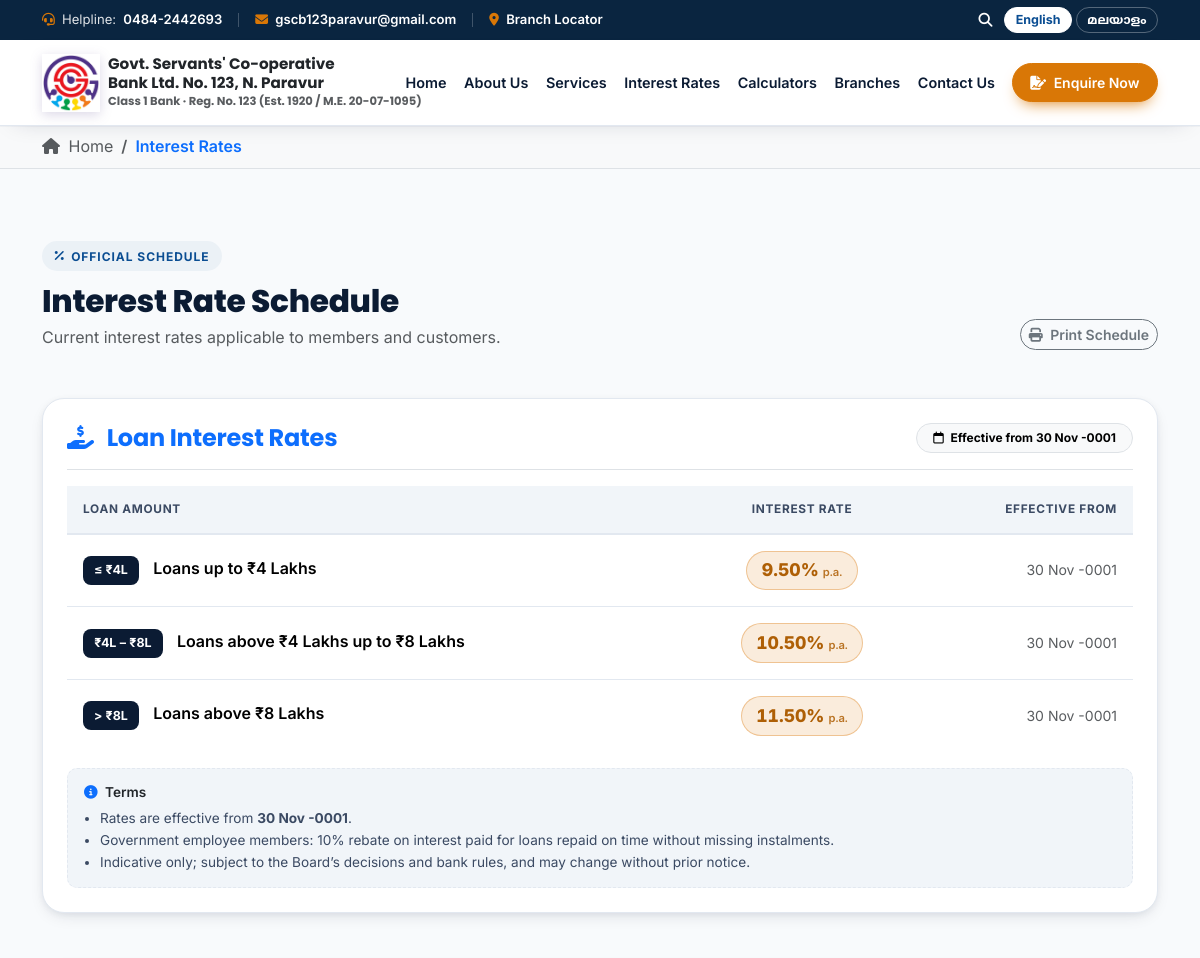
/interest-rates (upper part), run on an earlier commit of the app's database.
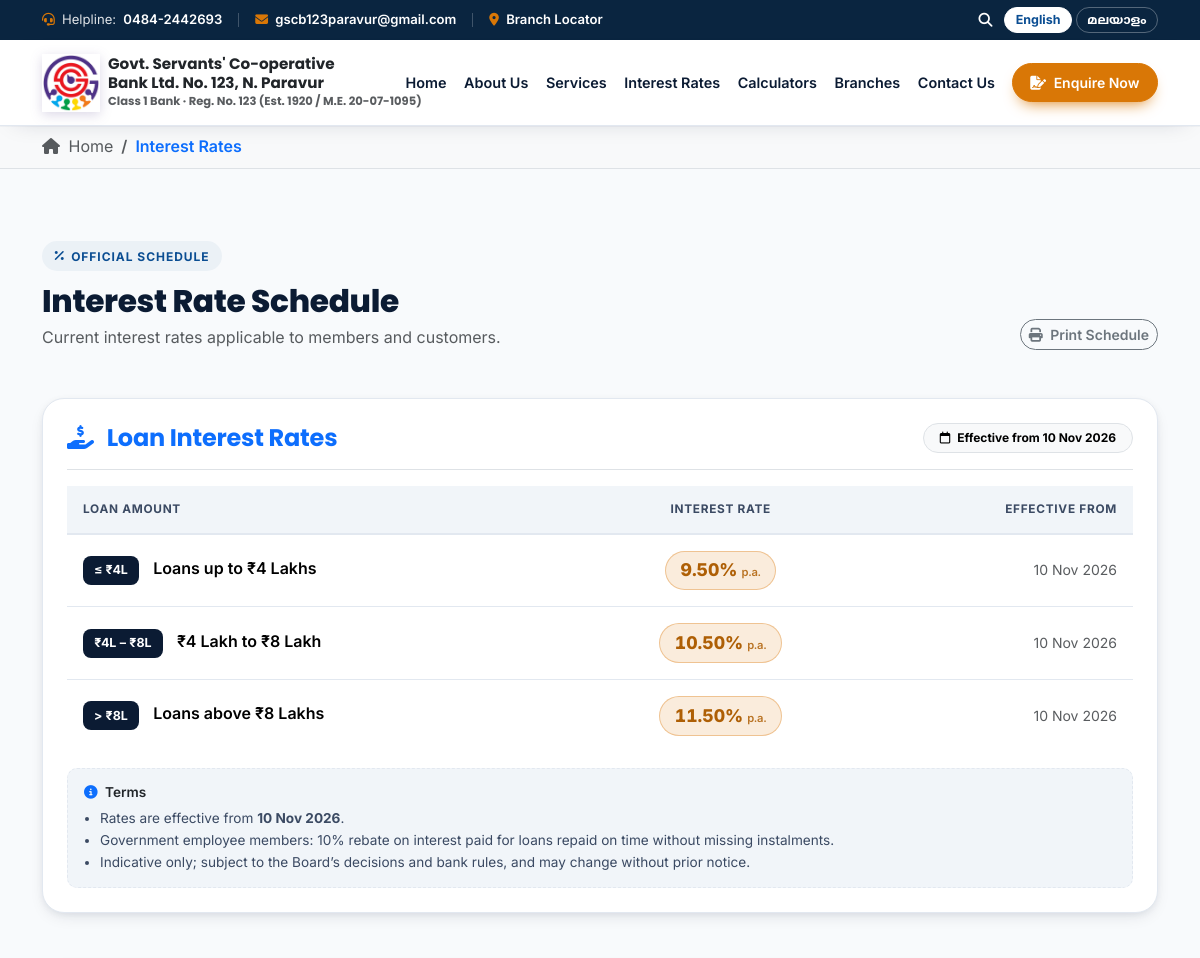
And on a later commit of the database.
### tables this page shows
CREATE TABLE `product_rates` (
    `id` INT UNSIGNED AUTO_INCREMENT PRIMARY KEY,
    `client_slug` VARCHAR(60) NOT NULL,
    `product_id` INT UNSIGNED NULL,
    `category_type` ENUM('deposit', 'loan') NOT NULL,
    `tenure_label_en` VARCHAR(100) NOT NULL,
    `tenure_label_ml` VARCHAR(100) NOT NULL,
    `general_rate` DECIMAL(5, 2) NOT NULL,
    `senior_rate` DECIMAL(5, 2) NULL,
    `effective_from` DATE NOT NULL,
    `effective_to` DATE NULL,
    `is_active` TINYINT(1) DEFAULT 1,
    `sort_order` INT DEFAULT 0,
    `notes_en` VARCHAR(255) NULL,
    `notes_ml` VARCHAR(255) NULL,
    `created_at` DATETIME DEFAULT CURRENT_TIMESTAMP,
    `updated_at` DATETIME DEFAULT CURRENT_TIMESTAMP ON UPDATE CURRENT_TIMESTAMP,
    FOREIGN KEY (`product_id`) REFERENCES `products`(`id`) ON DELETE SET NULL,
    INDEX `idx_rates_lookup` (`client_slug`, `category_type`, `is_active`, `effective_from`)
);

### core/View.php (called while the page is built, shortened)
<?php
class View
{
    private string $viewsPath;
    private static array $shared = [];
    public function __construct()
    {
        $this->viewsPath = dirname(__DIR__) . '/app/Views';
    }
    public static function share(string|array $key, mixed $value = null): void
    {
        if (is_array($key)) {
            self::$shared = array_merge(self::$shared, $key);
        } else {
            self::$shared[$key] = $value;
        }
    }
    public function render(string $template, array $data = [], ?string $layout = 'main'): string
    {
        $viewFile = $this->resolvePath($template);
        $allData = array_merge(self::$shared, $data);
        extract($allData, EXTR_SKIP);
        include $viewFile;
        return ob_get_clean();
    }
    private function resolvePath(string $template): string
    {
        return $this->viewsPath . '/' . ltrim($template, '/') . '.php';
    }
}

### app/Controllers/RateController.php (called while the page is built, shortened)
<?php
class RateController
{
    public function index(Request $request): Response
    {
        $clientSlug = client_slug();
        $depositRates = Database::fetchAll(
            "SELECT * FROM product_rates
             WHERE client_slug = ? AND category_type = 'deposit' AND is_active = 1
             ORDER BY sort_order ASC, general_rate ASC",
            [$clientSlug]
        );
        $loanRates = Database::fetchAll(
            "SELECT * FROM product_rates
             WHERE client_slug = ? AND category_type = 'loan' AND is_active = 1
             ORDER BY sort_order ASC, general_rate ASC",
            [$clientSlug]
        );
        $response = new Response();
        return $response->view('pages/rates', [
            'meta_title' => __('nav_rates'),
            'deposit_rates' => $depositRates,
            'loan_rates' => $loanRates,
        ]);
    }
}

### core/Router.php (called while the page is built, shortened)
<?php
class Router
{
    private array $routes = [];
    private array $groupStack = [];
    public function group(array $attributes, callable $callback): void
    {
        $this->groupStack[] = $attributes;
        array_pop($this->groupStack);
    }
    private function addRoute(array $methods, string $path, array|callable $handler, array $middleware = [], ?string $name = null): self
    {
        $prefix = '';
        $groupMiddleware = [];
        foreach ($this->groupStack as $group) {
            if (!empty($group['prefix'])) {
                $prefix .= '/' . trim($group['prefix'], '/');
            }
            if (!empty($group['middleware'])) {
                $groupMiddleware = array_merge($groupMiddleware, (array)$group['middleware']);
            }
        }
        $fullPath = rtrim($prefix, '/') . '/' . ltrim($path, '/');
        if ($fullPath !== '/') {
            $fullPath = rtrim($fullPath, '/');
        }
        $allMiddleware = array_merge($groupMiddleware, $middleware);
        $route = [
            'methods' => $methods,
            'path' => $fullPath,
            'pattern' => $this->compilePattern($fullPath),
            'handler' => $handler,
            'middleware' => $allMiddleware,
            'name' => $name
        ];
        $this->routes[] = $route;
        return $this;
    }
    private function compilePattern(string $path): string
    {
        $pattern = preg_replace_callback('/\{([a-zA-Z0-9_]+)(?::([^\}]+))?\}/', function ($matches) {
            $name = $matches[1];
            $regex = isset($matches[2]) ? $matches[2] : '[^/]+';
            return '(?P<' . $name . '>' . $regex . ')';
        }, $path);
        return '#^' . $pattern . '$#u';
    }
    public function dispatch(Request $request): Response
    {
        $uri = $request->path();
        foreach ($this->routes as $route) {
            if (preg_match($route['pattern'], $uri, $matches)) {
                $params = array_filter($matches, 'is_string', ARRAY_FILTER_USE_KEY);
                return $this->runMiddlewarePipeline($route['middleware'], $request, function ($req) use ($route, $params) {
                    return $this->executeHandler($route['handler'], $req, $params);
                });
            }
        }
        $response = new Response();
        return $response->status(404)->view('errors/404', [
            'title' => __('404 - Page Not Found', '404 - പേജ് കണ്ടെത്താനായില്ല')
        ]);
    }
    private function runMiddlewarePipeline(array $middlewareList, Request $request, callable $destination): Response
    {
        $pipeline = array_reduce(
            array_reverse($middlewareList),
            function ($next, $middleware) {
                return function ($req) use ($next, $middleware) {
                    if (is_string($middleware)) {
                        $instance = new $middleware();
                        return $instance->handle($req, $next);
                    }
                    if (is_callable($middleware)) {
                        return $middleware($req, $next);
                    }
                    return $next($req);
                };
            },
            $destination
        );
        return $pipeline($request);
    }
    private function executeHandler(array|callable $handler, Request $request, array $params): Response
    {
        if (is_callable($handler)) {
            $result = call_user_func($handler, $request, ...array_values($params));
        } elseif (is_array($handler) && count($handler) === 2) {
            [$controllerClass, $method] = $handler;
            $controller = new $controllerClass();
            $result = $controller->$method($request, ...array_values($params));
        } else {
            throw new \InvalidArgumentException("Invalid route handler");
        }
        if ($result instanceof Response) {
            return $result;
        }
        return new Response();
    }
}

### core/App.php (called while the page is built, shortened)
<?php
class App
{
    public static function run(): void
    {
        $request = Request::capture();
        $router = new Router();
        $response = $router->dispatch($request);
    }
}

### public/index.php (called while the page is built, shortened)
<?php
\Core\App::run();

### core/I18n.php (called while the page is built, shortened)
<?php
class I18n
{
    private static string $currentLang = 'en';
    private static string $defaultLang = 'en';
    private static array $supportedLangs = ['en' => 'English', 'ml' => 'മലയാളം'];
    private static array $translations = [];
    private static string $activeClient = 'kalliaseri-scb';
    public static function init(string $client, ?string $urlLang = null): void
    {
        self::$activeClient = $client;
        $getLang = $_GET['lang'] ?? null;
        if ($getLang && isset(self::$supportedLangs[$getLang])) {
            self::$currentLang = $getLang;
            Session::set('_lang', $getLang);
        } elseif ($urlLang && isset(self::$supportedLangs[$urlLang])) {
            self::$currentLang = $urlLang;
            Session::set('_lang', $urlLang);
        } else {
            self::$currentLang = self::$defaultLang;
        }
    }
    public static function isMalayalam(): bool
    {
        return self::$currentLang === 'ml';
    }
    private static function loadTranslations(): void
    {
        self::$translations = [];
        $baseDir = dirname(__DIR__);
        $clientLangFile = $baseDir . '/clients/' . self::$activeClient . '/lang/' . self::$currentLang . '.php';
        if (file_exists($clientLangFile)) {
            $data = include $clientLangFile;
            if (is_array($data)) {
                self::$translations = array_merge(self::$translations, $data);
            }
        }
    }
    public static function get(string $key, ?string $fallback = null, array $replace = []): string
    {
        if (isset(self::$translations[$key])) {
            $text = self::$translations[$key];
        } elseif ($fallback !== null && preg_match('/\p{Malayalam}/u', $fallback) && !preg_match('/\p{Malayalam}/u', $key)) {
            $text = self::isMalayalam() ? $fallback : $key;
        } else {
            $text = $fallback ?? $key;
        }
        return $text;
    }
}

### core/Helpers.php (called while the page is built, shortened)
<?php
if (!function_exists('__')) {
    function __(string $key, ?string $fallback = null, array $replace = []): string
    {
        return I18n::get($key, $fallback, $replace);
    }
}
if (!function_exists('e')) {
    function e(mixed $value): string
    {
        return htmlspecialchars((string)($value ?? ''), ENT_QUOTES, 'UTF-8');
    }
}
if (!function_exists('is_malayalam')) {
    function is_malayalam(): bool
    {
        return I18n::isMalayalam();
    }
}
if (!function_exists('client_slug')) {
    function client_slug(): string
    {
        return Settings::clientSlug();
    }
}
if (!function_exists('format_date')) {
    function format_date(?string $date, string $format = 'd M Y'): string
    {
        $timestamp = strtotime($date);
        return $timestamp ? date($format, $timestamp) : $date;
    }
}

### core/Database.php (called while the page is built, shortened)
<?php
class Database
{
    private static ?PDO $pdo = null;
    public static function connect(): PDO
    {
        if (self::$pdo !== null) {
            return self::$pdo;
        }
        $driver = $_ENV['DB_DRIVER'] ?? 'mysql';
        try {
            if ($driver === 'sqlite') {
                $dbPath = $_ENV['DB_DATABASE'] ?? dirname(__DIR__) . '/storage/database.sqlite';
                $dir = dirname($dbPath);
                if (!is_dir($dir)) {
                    mkdir($dir, 0755, true);
                }
                self::$pdo = new PDO("sqlite:{$dbPath}", null, null, [
                    PDO::ATTR_ERRMODE => PDO::ERRMODE_EXCEPTION,
                    PDO::ATTR_DEFAULT_FETCH_MODE => PDO::FETCH_ASSOC,
                    PDO::ATTR_EMULATE_PREPARES => false,
                ]);
                self::$pdo->exec('PRAGMA foreign_keys = ON;');
            } else {
                $host = $_ENV['DB_HOST'] ?? '127.0.0.1';
                $port = $_ENV['DB_PORT'] ?? '3306';
                $dbName = $_ENV['DB_DATABASE'] ?? 'services_coop_bank';
                $username = $_ENV['DB_USERNAME'] ?? 'root';
                $password = $_ENV['DB_PASSWORD'] ?? '';
                $charset = $_ENV['DB_CHARSET'] ?? 'utf8mb4';
                $dsn = "mysql:host={$host};port={$port};dbname={$dbName};charset={$charset}";
                self::$pdo = new PDO($dsn, $username, $password, [
                    PDO::ATTR_ERRMODE => PDO::ERRMODE_EXCEPTION,
                    PDO::ATTR_DEFAULT_FETCH_MODE => PDO::FETCH_ASSOC,
                    PDO::ATTR_EMULATE_PREPARES => false,
                    PDO::MYSQL_ATTR_INIT_COMMAND => "SET NAMES {$charset} COLLATE {$charset}_unicode_ci",
                ]);
            }
        } catch (PDOException $e) {
            error_log('Database Connection Error: ' . $e->getMessage());
            if (($driver === 'mysql') && (($_ENV['APP_ENV'] ?? 'production') === 'development' || isset($_ENV['ALLOW_SQLITE_FALLBACK']))) {
                try {
                    $sqlitePath = dirname(__DIR__) . '/storage/database.sqlite';
                    $dir = dirname($sqlitePath);
                    if (!is_dir($dir)) {
                        mkdir($dir, 0755, true);
                    }
                    self::$pdo = new PDO("sqlite:{$sqlitePath}", null, null, [
                        PDO::ATTR_ERRMODE => PDO::ERRMODE_EXCEPTION,
                        PDO::ATTR_DEFAULT_FETCH_MODE => PDO::FETCH_ASSOC,
                        PDO::ATTR_EMULATE_PREPARES => false,
                    ]);
                    self::$pdo->exec('PRAGMA foreign_keys = ON;');
                    return self::$pdo;
                } catch (\Throwable $ex) {
                    throw new \RuntimeException("Database connection failed: " . $e->getMessage());
                }
            }
            throw new \RuntimeException("Database connection failed: " . $e->getMessage());
        }
        return self::$pdo;
    }
    public static function query(string $sql, array $params = []): \PDOStatement
    {
        $pdo = self::connect();
        $stmt = $pdo->prepare($sql);
        $stmt->execute($params);
        return $stmt;
    }
    public static function fetchAll(string $sql, array $params = []): array
    {
        $stmt = self::query($sql, $params);
        return $stmt->fetchAll();
    }
}

### core/Settings.php (called while the page is built, shortened)
<?php
class Settings
{
    private static string $clientSlug = 'kalliaseri-scb';
    public static function init(string $clientSlug): void
    {
        self::$clientSlug = $clientSlug;
    }
    public static function clientSlug(): string
    {
        return self::$clientSlug;
    }
}

### app/Views/pages/rates.php (the view, shortened to what the changed rows need)
<?php
$loanEffective = !empty($loan_rates) ? $loan_rates[0]['effective_from'] : null;
?>
<div class="container py-4 py-lg-5">
  <div class="d-flex justify-content-between align-items-end flex-wrap gap-3 mb-4 mb-lg-5">
    <div>
      <h1 class="section-title mb-1"><?= __('Interest Rate Schedule', 'പലിശ നിരക്കുകൾ') ?></h1>
    </div>
  </div>
  <section id="loan-rates" class="table-card mb-4 mb-lg-5" aria-labelledby="loan-rates-title">
    <div class="d-flex align-items-center justify-content-between flex-wrap gap-2 mb-3 pb-3 border-bottom">
      <h2 id="loan-rates-title" class="h4 fw-bold text-primary mb-0">
        <i class="fa-solid fa-hand-holding-dollar me-2" aria-hidden="true"></i> <?= __('Loan Interest Rates', 'വായ്പാ പലിശ നിരക്കുകൾ') ?>
      </h2>
      <?php if ($loanEffective): ?>
        <span class="badge rounded-pill text-bg-light border px-3 py-2"><i class="fa-regular fa-calendar me-1"></i> <?= __('Effective from', 'പ്രാബല്യ തീയതി') ?> <?= e(format_date($loanEffective)) ?></span>
      <?php endif; ?>
    </div>
    <div class="table-responsive">
      <table class="table rates-table align-middle">
        <thead>
          <tr>
            <th scope="col"><?= __('Loan Amount', 'വായ്പാ തുക') ?></th>
            <th scope="col" class="text-center"><?= __('Interest Rate', 'പലിശ നിരക്ക്') ?></th>
            <th scope="col" class="text-end d-none d-sm-table-cell"><?= __('Effective From', 'പ്രാബല്യ തീയതി') ?></th>
          </tr>
        </thead>
        <tbody>
          <?php if (!empty($loan_rates)): ?>
            <?php foreach ($loan_rates as $lr): ?>
              <tr>
                <td>
                  <?php $sb = is_malayalam() ? ($lr['notes_ml'] ?? '') : ($lr['notes_en'] ?? ''); $sl = is_malayalam() ? $lr['tenure_label_ml'] : $lr['tenure_label_en']; ?>
                  <?php if (!empty($sb)): ?><span class="slab-badge"><?= e($sb) ?></span><?php endif; ?>
                  <?php if ($sl !== $sb): ?><span class="fw-semibold"><?= e($sl) ?></span><?php endif; ?>
                </td>
                <td class="text-center"><span class="rate-pill"><?= number_format((float)$lr['general_rate'], 2) ?>% <small>p.a.</small></span></td>
                <td class="text-end text-muted small d-none d-sm-table-cell"><?= format_date($lr['effective_from']) ?></td>
              </tr>
            <?php endforeach; ?>
          <?php else: ?>
            <tr><td colspan="3"><div class="empty-state"><i class="fa-regular fa-clock d-block"></i><?= __('Rates will be published soon.', 'നിരക്കുകൾ ഉടൻ ലഭ്യമാകും.') ?></div></td></tr>
          <?php endif; ?>
        </tbody>
      </table>
    </div>
    <div class="rate-card-note mt-3">
      <ul class="mb-0 ps-3">
        <?php if ($loanEffective): ?>
          <li><?= __('Rates are effective from', 'ഈ നിരക്കുകൾ പ്രാബല്യത്തിൽ വന്ന തീയതി') ?> <strong><?= e(format_date($loanEffective)) ?></strong>.</li>
        <?php endif; ?>
      </ul>
    </div>
  </section>
</div>

What changed in the data, as far as the page shows it:
changed product_rates "Loans up to ₹4 Lakhs": effective_from "30 Nov -0001" → "10 Nov 2026"
changed product_rates: tenure_label_en "Loans above ₹4 Lakhs up to ₹8 Lakhs" → "₹4 Lakh to ₹8 Lakh"; effective_from "30 Nov -0001" → "10 Nov 2026"
changed product_rates "Loans above ₹8 Lakhs": effective_from "30 Nov -0001" → "10 Nov 2026"
